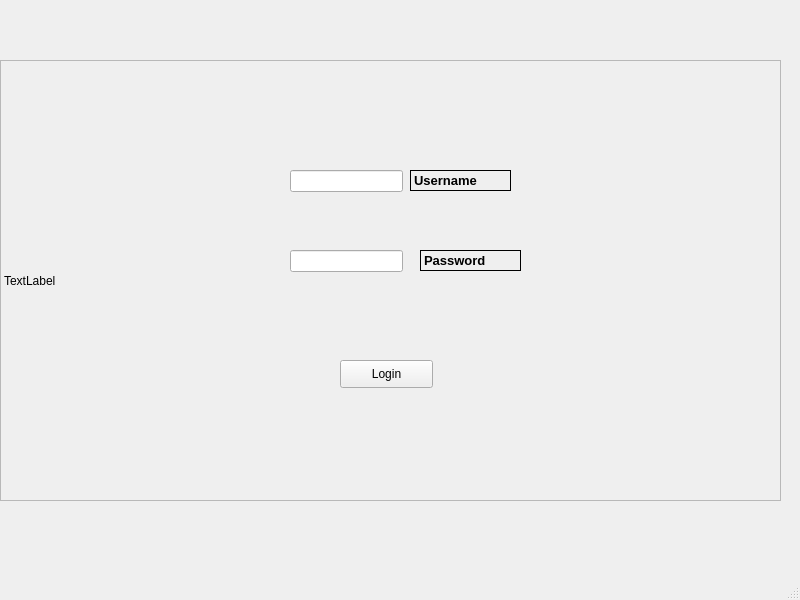
<?xml version="1.0" encoding="UTF-8"?>
<ui version="4.0">
 <class>login</class>
 <widget class="QMainWindow" name="login">
  <property name="geometry">
   <rect>
    <x>0</x>
    <y>0</y>
    <width>800</width>
    <height>600</height>
   </rect>
  </property>
  <property name="windowTitle">
   <string>MainWindow</string>
  </property>
  <widget class="QWidget" name="centralwidget">
   <widget class="QLineEdit" name="lineEdit_username">
    <property name="geometry">
     <rect>
      <x>290</x>
      <y>170</y>
      <width>113</width>
      <height>22</height>
     </rect>
    </property>
   </widget>
   <widget class="QLineEdit" name="lineEdit_pwd">
    <property name="geometry">
     <rect>
      <x>290</x>
      <y>250</y>
      <width>113</width>
      <height>22</height>
     </rect>
    </property>
    <property name="echoMode">
     <enum>QLineEdit::Password</enum>
    </property>
   </widget>
   <widget class="QLabel" name="username">
    <property name="geometry">
     <rect>
      <x>410</x>
      <y>170</y>
      <width>101</width>
      <height>21</height>
     </rect>
    </property>
    <property name="font">
     <font>
      <pointsize>10</pointsize>
      <weight>75</weight>
      <bold>true</bold>
     </font>
    </property>
    <property name="frameShape">
     <enum>QFrame::Panel</enum>
    </property>
    <property name="text">
     <string>Username</string>
    </property>
   </widget>
   <widget class="QLabel" name="label_2">
    <property name="geometry">
     <rect>
      <x>420</x>
      <y>250</y>
      <width>101</width>
      <height>21</height>
     </rect>
    </property>
    <property name="font">
     <font>
      <pointsize>10</pointsize>
      <weight>75</weight>
      <bold>true</bold>
     </font>
    </property>
    <property name="frameShape">
     <enum>QFrame::Panel</enum>
    </property>
    <property name="text">
     <string>Password</string>
    </property>
   </widget>
   <widget class="QPushButton" name="login_2">
    <property name="geometry">
     <rect>
      <x>340</x>
      <y>360</y>
      <width>93</width>
      <height>28</height>
     </rect>
    </property>
    <property name="text">
     <string>Login</string>
    </property>
   </widget>
   <widget class="QLabel" name="label">
    <property name="geometry">
     <rect>
      <x>20</x>
      <y>60</y>
      <width>811</width>
      <height>391</height>
     </rect>
    </property>
    <property name="text">
     <string/>
    </property>
    <property name="pixmap">
     <pixmap>../../../bd.jpg</pixmap>
    </property>
   </widget>
   <widget class="QLabel" name="logologin">
    <property name="geometry">
     <rect>
      <x>0</x>
      <y>60</y>
      <width>781</width>
      <height>441</height>
     </rect>
    </property>
    <property name="frameShape">
     <enum>QFrame::StyledPanel</enum>
    </property>
    <property name="text">
     <string>TextLabel</string>
    </property>
   </widget>
   <zorder>logologin</zorder>
   <zorder>label</zorder>
   <zorder>lineEdit_username</zorder>
   <zorder>lineEdit_pwd</zorder>
   <zorder>username</zorder>
   <zorder>label_2</zorder>
   <zorder>login_2</zorder>
  </widget>
  <widget class="QMenuBar" name="menubar">
   <property name="geometry">
    <rect>
     <x>0</x>
     <y>0</y>
     <width>800</width>
     <height>26</height>
    </rect>
   </property>
  </widget>
  <widget class="QStatusBar" name="statusbar"/>
 </widget>
 <resources/>
 <connections/>
</ui>
